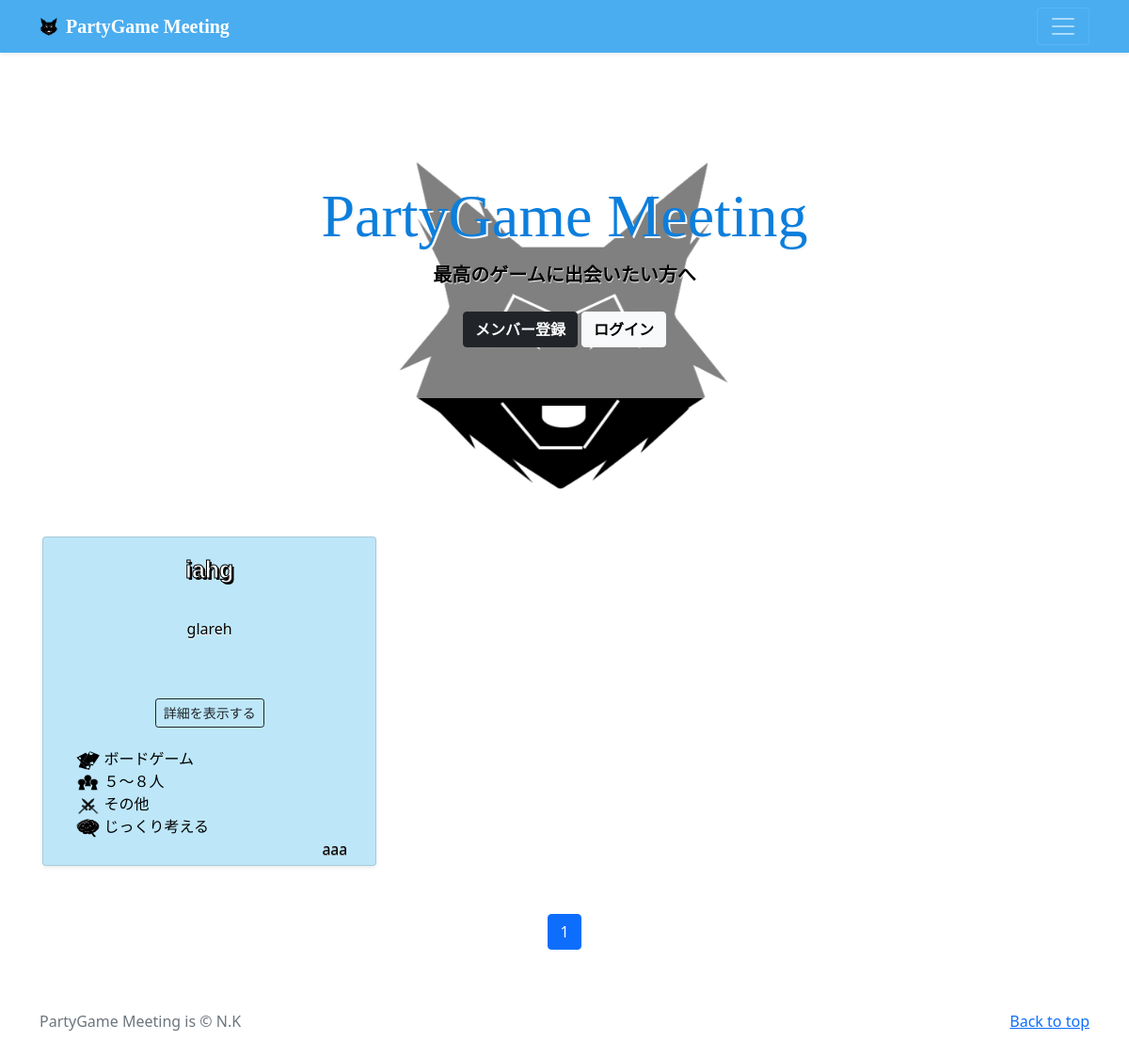
The app's page /partygame/category4/2, older data.
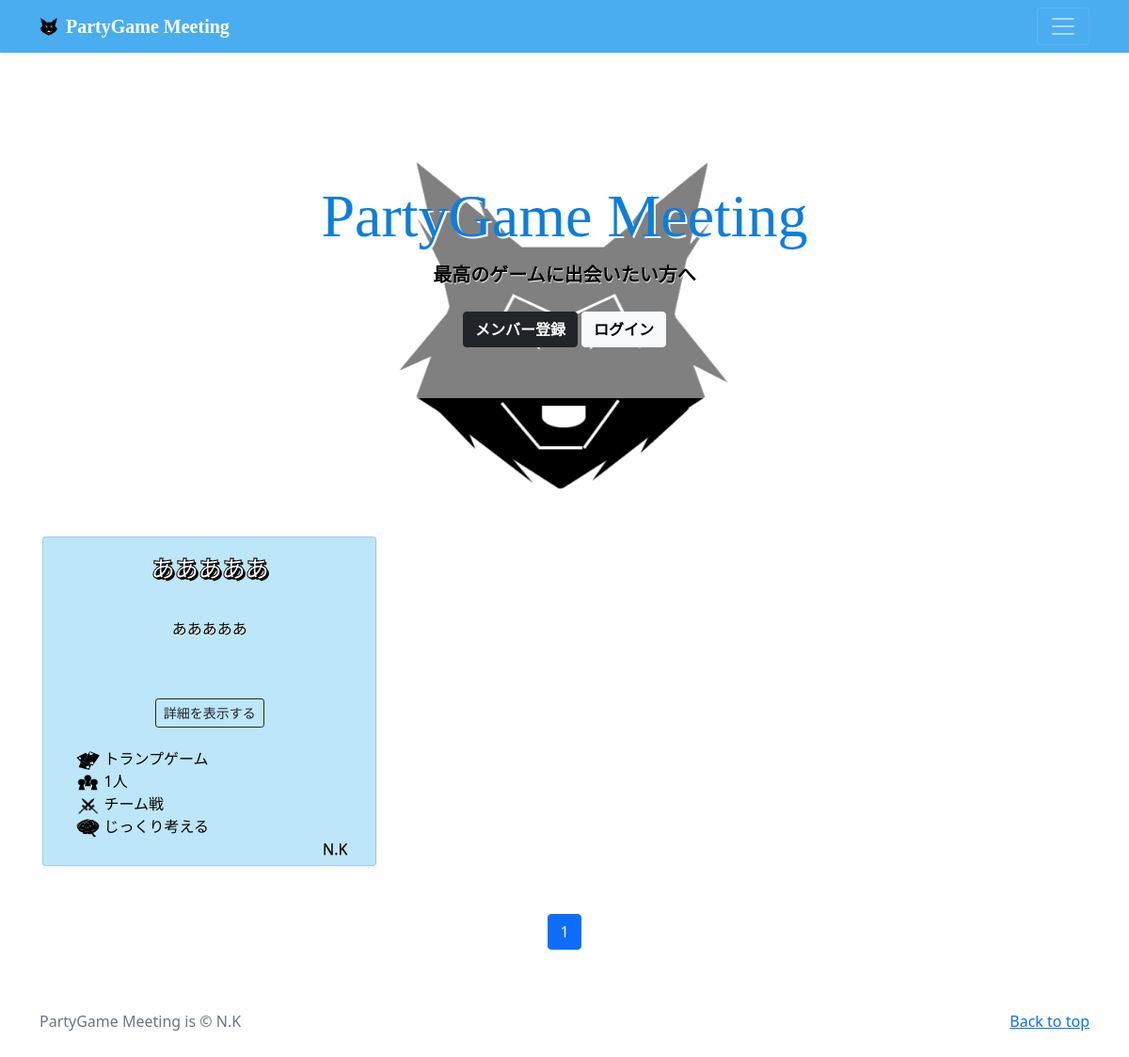
The same page, newer data.
### partygame/models.py (models this page shows, shortened)
class PartygamePost(models.Model):
    user = models.ForeignKey(
        CustomUser,
        verbose_name='ユーザー',
        on_delete=models.CASCADE
    )
    category = models.ForeignKey(
        Category,
        verbose_name='カテゴリ',
        on_delete=models.PROTECT
    )
    category2 = models.ForeignKey(
        Category2,
        verbose_name='カテゴリ2',
        on_delete=models.PROTECT
    )
    category3 = models.ForeignKey(
        Category3,
        verbose_name='カテゴリ3',
        on_delete=models.PROTECT
    )
    category4 = models.ForeignKey(
        Category4,
        verbose_name='カテゴリ4',
        on_delete=models.PROTECT
    )
    title = models.CharField(
        verbose_name='タイトル',
        max_length=20
    )
    subtitle = models.CharField(
        verbose_name='サブタイトル',
        max_length=50
    )
    item = models.TextField(
        verbose_name='ゲームに必要なアイテム'
    )
    preparation = models.TextField(
        verbose_name='開始前の準備'
    )
    wincondition = models.CharField(
        verbose_name='勝利条件を一言で',
        max_length=100
    )
    detail = models.TextField(
        verbose_name='詳細説明'
    )
    posted_at = models.DateTimeField(
        verbose_name='投稿日時',
        auto_now_add=True
    )

class Category(models.Model):
    title = models.CharField(
        verbose_name='カテゴリ',    # フィールドのタイトル
        max_length=20
    )

class Category2(models.Model):
    title = models.CharField(
        verbose_name='カテゴリ',    # フィールドのタイトル
        max_length=20
    )

class Category3(models.Model):
    title = models.CharField(
        verbose_name='カテゴリ',    # フィールドのタイトル
        max_length=20
    )

class Category4(models.Model):
    title = models.CharField(
        verbose_name='カテゴリ',    # フィールドのタイトル
        max_length=20
    )

### accounts/models.py (models this page shows)
class CustomUser(AbstractUser):
    pass

### partygame/views.py (the view)
# urls.py: path('partygame/category4/<int:category4>', views.Category4View.as_view(), name='partygame_category4'),
class Category4View(ListView):
    template_name = 'index.html'
    paginate_by = 9
    def get_queryset(self):
        category4_id = self.kwargs['category4']
        categories4 = PartygamePost.objects.filter(category4=category4_id).order_by('posted_at')
        return categories4

### partygame/templates/index.html (shortened to what this page needs)
{% extends 'base.html' %}
{% block contents %}
    {% include "partygame_title.html" %}
    {% include "partygame_list.html" %}
    {% include "pagination.html" %}
{% endblock %}

### partygame/templates/partygame_list.html (shortened to what this page needs)
{% load static %}
  <div class="album py-5 bg-white">
    <div class="container">
      <div class="row row-cols-1 row-cols-sm-2 row-cols-md-3 g-3">
        {% for record in object_list %}
          <div class="col">
              <div class="">
                <div class="card shadow-sm bg-blue container-margin-all list-size">
                  <div class="list-title text-center-center" ><text class="list-title-text">{{ record.title }}</text></div>
                  <div class="card-body list-subtitle-container container-column">
                    <div class="list-subtitle"><p class="card-text">{{ record.subtitle }}</p></div>
                    <div class="d-flex align-items-center detail-button">
                        <button type="button" class="btn btn-sm btn-outline-dark" onclick="location.href='{% url 'partygame:partygame_detail' record.pk %}'">詳細を表示する</button>
                    </div>
                  </div>
                  <div class="container-row list-tag-container">
                    <div class="none-space"></div>
                    <div class="container-column">
                      <a href="{% url 'partygame:partygame_category' category=record.category.id %}" style="text-decoration:none" class="text-black">
                        <img src={% static 'img/card_black.png' %} width="25" height="20" class="">
                        {{ record.category.title }}
                      </a>
                      <a href="{% url 'partygame:partygame_category2' category2=record.category2.id %}" style="text-decoration:none" class="text-black">
                        <img src={% static 'img/people_black.png' %} width="25" height="20"class="">
                        {{ record.category2.title }}
                      </a>
                      <a href="{% url 'partygame:partygame_category3' category3=record.category3.id %}" style="text-decoration:none" class="text-black">
                        <img src={% static 'img/vsken.png' %} width="25" height="20" class="">
                        {{ record.category3.title }}
                      </a>
                      <a href="{% url 'partygame:partygame_category4' category4=record.category4.id %}" style="text-decoration:none" class="text-black">
                        <img src={% static 'img/nomiso_black.png' %} width="25" height="20" class="">
                        {{ record.category4.title }}
                      </a>
                    </div>
                  </div>
                  <div class="username-container">
                    <a href="{% url 'partygame:user_list' user=record.user.id %}" style="text-decoration:none">
                      <small class="text-black" style="font-size:16px">{{ record.user.username }}</small>
                    </a>
                  </div>
                </div>
            </div>
          </div>
        {% endfor %}
      </div>
    </div>
  </div>

Row changes from the older to the newer data that the page shows:
removed PartygamePost: title "iahg", subtitle "glareh", category "ボードゲーム", category2 "５〜８人", category3 "その他", category4 "じっくり考える", user.username "aaa"
added PartygamePost: title "あああああ", subtitle "あああああ", category "トランプゲーム", category2 "1人", category3 "チーム戦", category4 "じっくり考える", user.username "N.K"
